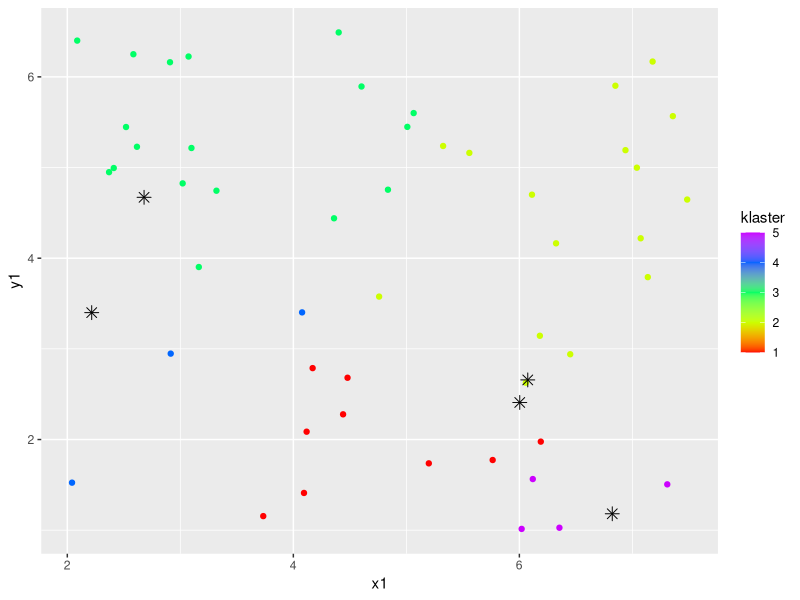

Here is the R script that generated this plot:
library(ggplot2)
liczba_klastrow<-5
liczba_danych<-50

dane_losowe <- data.frame("x1"=runif(liczba_danych, 2.0, 7.5),"y1"=runif(liczba_danych, 1.0, 6.5),"klaster"=0)
centroidy <-data.frame("x1"=runif(liczba_klastrow, 2.0, 7.5),"y1"=runif(liczba_klastrow, 1.0, 6.5))


funkcja_euklidesowa <- function(x1,y1,x2,y2) {
  distance <- ((x1-x2)^2+(y1-y2)^2)^(1/2)
  return(distance)
}



for (i in 1:liczba_danych){
  min_odleglosc<-1000
  for (j in 1:liczba_klastrow){
    actual_distance<-funkcja_euklidesowa(dane_losowe$x1[i],dane_losowe$y1[i],centroidy$x1[j],centroidy$y1[j])
    if(actual_distance<min_odleglosc)
    {
      min_odleglosc<-actual_distance
      dane_losowe$klaster[i]<-j
    }
  }
  
}

draw1<-ggplot()+geom_point(data=dane_losowe, aes(x=x1, y=y1, color=klaster))+geom_point(aes(x = x1, y = y1), data = centroidy,size=3,shape=8)
draw1+scale_color_gradientn(colours = rainbow(liczba_klastrow))

